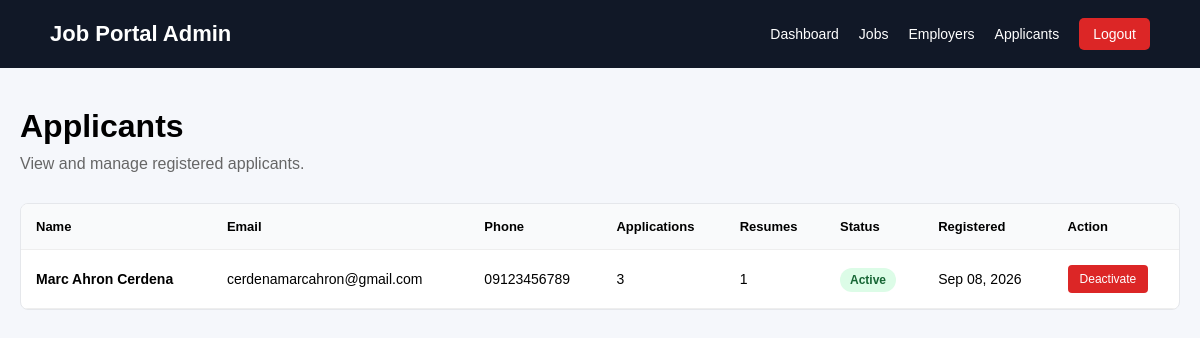
Page /admin/applicants.php (signed in) on the committed database.
### tables this page shows
CREATE TABLE `applicants` (
  `id` int(10) UNSIGNED NOT NULL,
  `user_id` int(10) UNSIGNED NOT NULL,
  `first_name` varchar(100) NOT NULL,
  `last_name` varchar(100) NOT NULL,
  `phone` varchar(50) DEFAULT NULL,
  `address` varchar(255) DEFAULT NULL,
  `profile_picture` varchar(255) DEFAULT NULL,
  `bio` text DEFAULT NULL,
  `created_at` timestamp NOT NULL DEFAULT current_timestamp(),
  `updated_at` timestamp NOT NULL DEFAULT current_timestamp() ON UPDATE current_timestamp()
);

CREATE TABLE `users` (
  `id` int(10) UNSIGNED NOT NULL,
  `email` varchar(255) NOT NULL,
  `password` varchar(255) DEFAULT NULL,
  `role` enum('admin','employer','applicant') NOT NULL,
  `is_active` tinyint(1) NOT NULL DEFAULT 1,
  `created_at` timestamp NOT NULL DEFAULT current_timestamp(),
  `updated_at` timestamp NOT NULL DEFAULT current_timestamp() ON UPDATE current_timestamp()
);

### admin/applicants.php (the view, shortened to what this page needs)
<?php
require_once "../config/database.php";
$stmt = $pdo->query("
    SELECT
        a.id,
        a.user_id,
        a.first_name,
        a.last_name,
        a.phone,
        a.address,
        a.bio,
        a.created_at,
        u.email,
        u.is_active,
        (
            SELECT COUNT(*)
            FROM applications app
            WHERE app.applicant_id = a.id
        ) AS total_applications,
        (
            SELECT COUNT(*)
            FROM resumes r
            WHERE r.applicant_id = a.id
        ) AS total_resumes
    FROM applicants a
    INNER JOIN users u
        ON a.user_id = u.id
    ORDER BY a.created_at DESC
");
$applicants = $stmt->fetchAll(PDO::FETCH_ASSOC);
?>
<!DOCTYPE html>
<html lang="en">
<head>
</head>
<body>
<nav class="navbar">
    <div class="navbar-container">
        <a href="dashboard.php" class="logo">
            Job Portal Admin
        </a>
        <div class="nav-links">
            <a href="dashboard.php">
                Dashboard
            </a>
            <a href="jobs.php">
                Jobs
            </a>
            <a href="employers.php">
                Employers
            </a>
            <a href="applicants.php">
                Applicants
            </a>
            <a href="../logout.php" class="logout">
                Logout
            </a>
        </div>
    </div>
</nav>
<div class="container">
    <h1>
        Applicants
    </h1>
    <p class="description">
        View and manage registered applicants.
    </p>
    <div class="table-container">
        <table>
            <thead>
                <tr>
                    <th>
                        Name
                    </th>
                    <th>
                        Email
                    </th>
                    <th>
                        Phone
                    </th>
                    <th>
                        Applications
                    </th>
                    <th>
                        Resumes
                    </th>
                    <th>
                        Status
                    </th>
                    <th>
                        Registered
                    </th>
                    <th>
                        Action
                    </th>
                </tr>
            </thead>
            <tbody>
                <?php if (empty($applicants)): ?>
                    <tr>
                        <td colspan="8">
                            No applicants found.
                        </td>
                    </tr>
                <?php else: ?>
                    <?php foreach ($applicants as $applicant): ?>
                        <tr>
                            <td>
                                <strong>
                                    <?php
                                    echo htmlspecialchars(
                                        $applicant["first_name"]
                                        . " "
                                        . $applicant["last_name"]
                                    );
                                    ?>
                                </strong>
                            </td>
                            <td>
                                <?php
                                echo htmlspecialchars(
                                    $applicant["email"]
                                );
                                ?>
                            </td>
                            <td>
                                <?php
                                echo htmlspecialchars(
                                    $applicant["phone"] ?: "N/A"
                                );
                                ?>
                            </td>
                            <td>
                                <?php
                                echo $applicant["total_applications"];
                                ?>
                            </td>
                            <td>
                                <?php
                                echo $applicant["total_resumes"];
                                ?>
                            </td>
                            <td>
                                <?php if ($applicant["is_active"]): ?>
                                    <span class="status active">
                                        Active
                                    </span>
                                <?php else: ?>
                                    <span class="status inactive">
                                        Inactive
                                    </span>
                                <?php endif; ?>
                            </td>
                            <td>
                                <?php
                                echo date(
                                    "M d, Y",
                                    strtotime($applicant["created_at"])
                                );
                                ?>
                            </td>
                            <td>
                                <form method="POST">
                                    <?php if ($applicant["is_active"]): ?>
                                        <button
                                            type="submit"
                                            class="btn deactivate"
                                        >
                                            Deactivate
                                        </button>
                                    <?php endif; ?>
                                </form>
                            </td>
                        </tr>
                    <?php endforeach; ?>
                <?php endif; ?>
            </tbody>
        </table>
    </div>
</div>
</body>
</html>

### admin/applicants.php (style rules this page uses)
* { box-sizing: border-box; margin: 0; padding: 0; }
body { font-family: Arial, Helvetica, sans-serif; background: #f5f7fb; }
.navbar { background: #111827; padding: 18px 50px; }
.navbar-container { max-width: 1200px; margin: auto; display: flex; justify-content: space-between; align-items: center; }
.logo { color: white; text-decoration: none; font-size: 22px; font-weight: bold; }
.nav-links { display: flex; gap: 20px; align-items: center; }
.nav-links a { color: white; text-decoration: none; font-size: 14px; }
.logout { background: #dc2626; padding: 8px 14px; border-radius: 5px; }
.container { max-width: 1250px; margin: 40px auto; padding: 0 20px; }
h1 { margin-bottom: 10px; }
.description { color: #666; margin-bottom: 30px; }
.table-container { background: white; border-radius: 8px; border: 1px solid #e5e7eb; overflow-x: auto; }
table { width: 100%; border-collapse: collapse; }
th, td { padding: 15px; text-align: left; border-bottom: 1px solid #eee; }
th { background: #f9fafb; font-size: 13px; }
td { font-size: 14px; }
.status { padding: 5px 10px; border-radius: 15px; font-size: 12px; font-weight: bold; }
.active { background: #dcfce7; color: #166534; }
.btn { border: none; padding: 7px 12px; border-radius: 4px; cursor: pointer; color: white; font-size: 12px; }
.deactivate { background: #dc2626; }

### rows in the picture
applicants: first_name+last_name "Marc Ahron Cerdena", user.email "cerdenamarcahron@gmail.com", phone "09123456789", total_applications "3", total_resumes "1", created_at "Sep 08, 2026"
